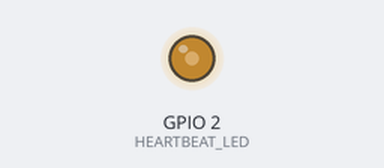
Simulated run of this sketch. Board: ESP32. On the bench: output pins drawn as LEDs (lit = HIGH). What the sketch prints to the serial monitor is not drawn.

Above: at 0.18 s.
Timing chart, 0 to 40.0 s (numbered marks = the images above):
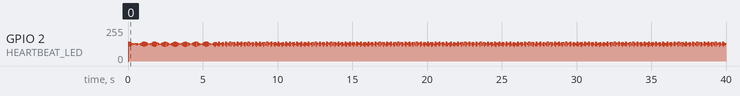

The sketch:

Ping_n_watchdog.ino
```cpp
#include "esp_task_wdt.h"

#define HEARTBEAT_LED 2 // LED tích hợp

void setup() {
  pinMode(HEARTBEAT_LED, OUTPUT);

  Serial.begin(115200);

  // Cấu hình watchdog mới
  esp_task_wdt_config_t wdt_config = {
    .timeout_ms = 5000,
    .trigger_panic = true
  };
  esp_task_wdt_init(&wdt_config);
  esp_task_wdt_add(NULL); // thêm loop() task
}

long long counting=0;

void loop() {
  esp_task_wdt_reset(); // báo watchdog rằng task vẫn sống
  digitalWrite(HEARTBEAT_LED, !digitalRead(HEARTBEAT_LED)); // nhấp nháy LED
  Serial.print("ESP32 vẫn hoạt động bình thường ping lần thứ : ");
  Serial.println(++counting);

}
```
